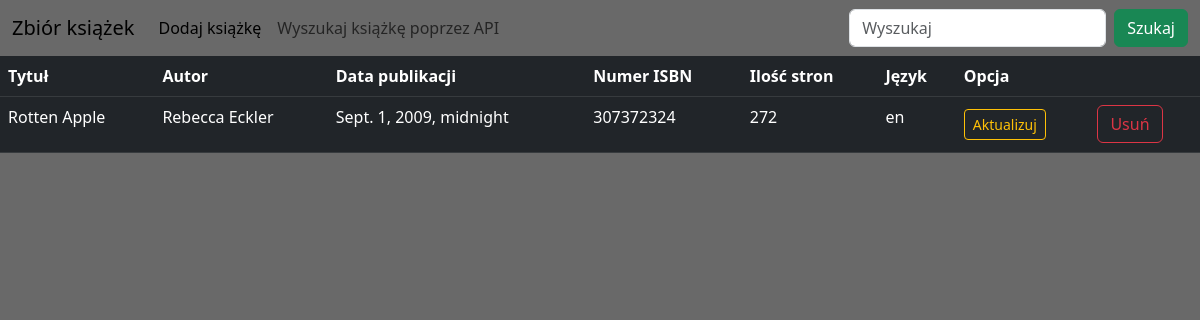
The app's page /book/17/ with its own data.
### book/models.py (models this page shows, shortened)
class Book(models.Model):
    title = models.CharField(max_length=50, verbose_name="Tytuł")
    author = models.CharField(max_length=50, verbose_name="Autor")
    pub_date = models.DateField(verbose_name="Data publikacji (RRRR-MM-DD)")
    isbn = models.IntegerField(verbose_name="Numer ISBN")
    pages = models.PositiveIntegerField(verbose_name="Liczba stron")
    language = models.CharField(max_length=10, verbose_name="Język")

### book/views.py (the view)
# urls.py: path('book/<int:pk>/', views.BookDetailView.as_view(), name='book-detail'),
class BookDetailView(DetailView):
    model = Book

### book/templates/book/book_detail.html (shortened to what this page needs)
{% extends "book/base.html" %}
{% block content %}
<table class="table table-dark">
   <tbody>
          <th scope="col">Tytuł</th>
          <th scope="col">Autor</th>
          <th scope="col">Data publikacji</th>
          <th scope="col">Numer ISBN</th>
          <th scope="col">Ilość stron</th>
          <th scope="col">Język</th>
          <th scope="col">Opcja</th>
          <th scope="col"> </th>
   </tbody>
    <tbody>
       <tr>
          <td>{{ book.title }}</td>
          <td>{{ book.author }}</td>
          <td>{{ book.pub_date }}</td>
          <td>{{ book.isbn }}</td>
          <td>{{ book.pages }}</td>
          <td>{{ book.language }}</td>
          <td><a class="btn btn-outline-warning btn-sm mt-1 mb-1" href="{% url 'book-update' object.id %}">Aktualizuj</a></td>
          <td><a class="btn btn-outline-danger my-2 my-sm-0" href="{% url 'book-delete' object.id %}">Usuń</a></td>
       </tr>
    </tbody>
</table>
{% endblock content %}

### records on screen
Book: title "Rotten Apple", author "Rebecca Eckler", pub_date "Sept. 1, 2009, midnight", isbn "307372324", pages "272", language "en"
